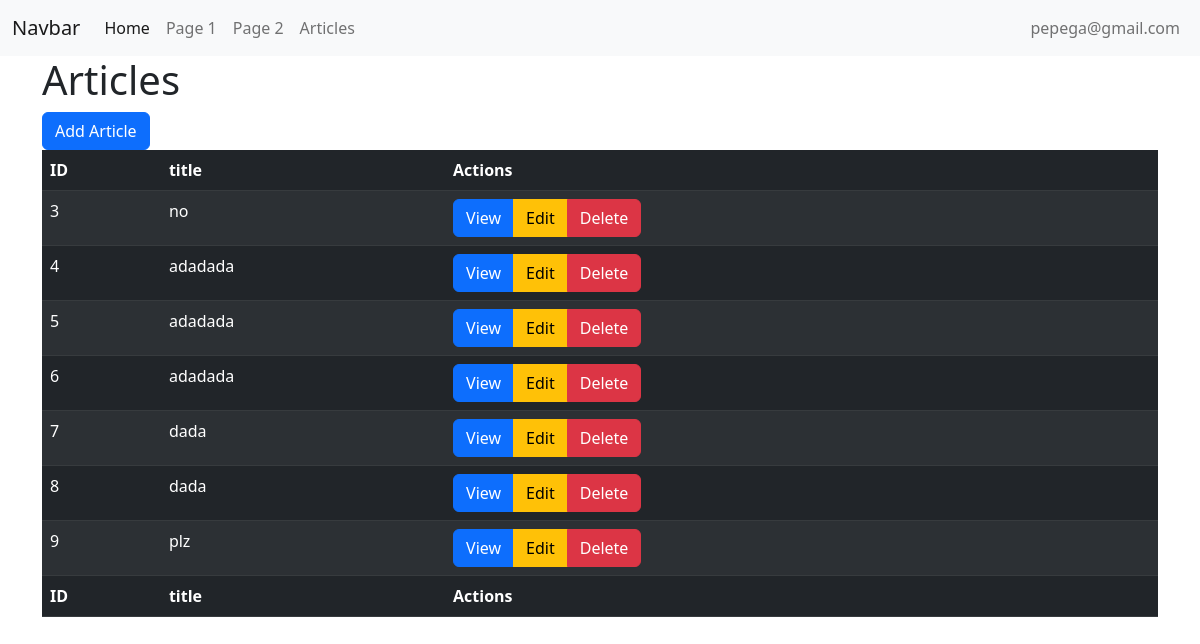
The page /articles (signed in) on the database its author committed.
### tables this page shows
CREATE TABLE users
(
    id       integer
        primary key autoincrement,
    email    varchar(1023) not null
        unique,
    password varchar(1023) not null
);

CREATE TABLE articles
(
    id    integer
        primary key autoincrement,
    title varchar(255) not null,
    body  text         not null
);

### helpers.php (called while the page is built, shortened)
<?php
function view($viewName, $vars=[]){
    extract($vars);
    include "views/$viewName.php";
}
function auth(){
    return User::auth();
}

### src/Controllers/ArticleController.php (called while the page is built, shortened)
<?php
class ArticleController {
    public function index(){
        $articles = Article::all();
        view('articles/index', compact('articles'));
    }
}

### src/DB.php (called while the page is built, shortened)
<?php
class DB {
    protected $conn;
    public function __construct()
    {
        $this->conn = new PDO('sqlite:database.sqlite');
        $this->conn->setAttribute(PDO::ATTR_ERRMODE, PDO::ERRMODE_EXCEPTION);
    }
    public function all($table, $model){
        $stmt = $this->conn->prepare("SELECT * FROM $table");
        $stmt->execute();
        $stmt->setFetchMode(PDO::FETCH_CLASS, $model);
        return $stmt->fetchAll();
    }
    public function find($table, $model, $id){
        $stmt = $this->conn->prepare("SELECT * FROM $table WHERE id=$id");
        $stmt->execute();
        $stmt->setFetchMode(PDO::FETCH_CLASS, $model);
        return $stmt->fetch();
    }
}

### src/Models/Model.php (called while the page is built, shortened)
<?php
class Model {
    protected static $table;
    public static function all(){
        $db = new DB();
        return $db->all(static::$table, static::class);
    }
    public static function find($id){
        $db = new DB();
        return $db->find(static::$table, static::class, $id);
    }
}

### src/Models/User.php (called while the page is built, shortened)
<?php
class User extends Model {
    public static function auth(){
        if(isset($_SESSION['userid'])){
           return self::find($_SESSION['userid']);
        } else{
            return false;
        }
    }
}

### views/articles/index.php (the view)
<?php include 'views/partials/header.php'; ?>
<h1>Articles</h1>
<a href="/articles/create" class="btn btn-primary">Add Article</a>
    <table  class="table table-striped table-dark">
        <thead>
            <th>ID</th>
            <th>title</th>
            <th>Actions</th>
        </thead>
    <tbody>
        <?php foreach($articles as $article): ?>
            <tr>
                <td><?=$article->id?></tbd>
                <td><?=$article->title?></tbd>
                <td>
                    <div class="btn-group">
                        <a href="/articles/view?id=<?=$article->id?>" class="btn btn-primary">View</a>
                        <a href="/articles/edit?id=<?=$article->id?>" class="btn btn-warning">Edit</a>
                        <a href="/articles/delete?id=<?=$article->id?>" class="btn btn-danger">Delete</a>
                    </div>
                </td>
            </tr>
        <?php endforeach; ?>
    </tbody>
    <tfoot>
            <th>ID</th>
            <th>title</th>
            <th>Actions</th>
        </tfoot>
    </table>
<?php include 'views/partials/footer.php'; ?>

### views/partials/nav.php (shortened to what this page needs)
<nav class="navbar navbar-expand-lg bg-light">
        <div class="container-fluid">
            <a class="navbar-brand" href="#">Navbar</a>
            <div class="collapse navbar-collapse" id="navbarNav">
                <ul class="navbar-nav">
                    <li class="nav-item">
                        <a class="nav-link active" aria-current="page" href="/">Home</a>
                    </li>
                    <li class="nav-item">
                        <a class="nav-link" href="/page1">Page 1</a>
                    </li>
                    <li class="nav-item">
                        <a class="nav-link" href="/page2">Page 2</a>
                    </li>
                    <li class="nav-item">
                        <a class="nav-link" href="/articles">Articles</a>
                    </li>
                </ul>
                <ul class="navbar-nav ms-auto">
                    <?php if(auth()): ?>
                    <li class="nav-item">
                        <a class="nav-link" href="/login"><?=auth()->email?></a>
                    </li>
                <?php endif; ?>
                </ul>
            </div>
        </div>
</nav>

### rows shown on the page
users: email "pepega@gmail.com"
articles: id "3", title "no"
articles: id "4", title "adadada"
articles: id "5", title "adadada"
articles: id "6", title "adadada"
articles: id "7", title "dada"
articles: id "8", title "dada"
articles: id "9", title "plz"
